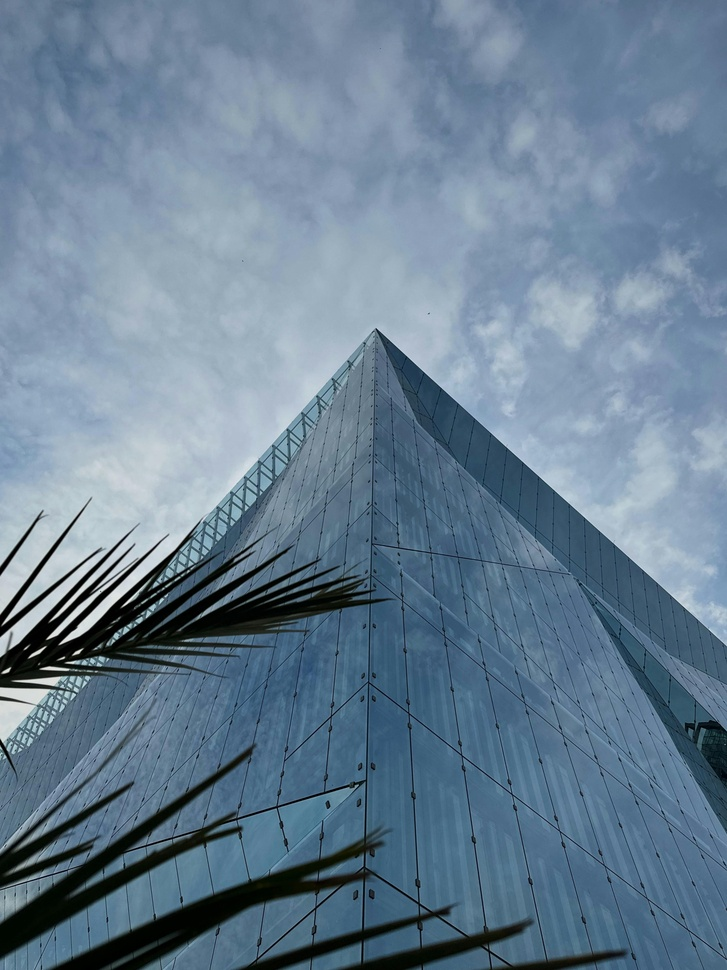
#> input picture images/building1.jpg, 727 x 970 px, shrunk from 3024 x 4032 before the run; its folder holds only this picture in this run
$ jupyter execute corner_detection.ipynb
#> lines starting #> are read from the running program, lines starting #| are printed output that depends on the picture; after the words box and inside, x2 and y2 are one past the last pixel; in counts of white or black regions, pixels touching at a corner belong together
#> in preprocess_image, img is the input picture: shape (970, 727, 3); mean B, G, R 146.5, 126.6, 104
# Corner Detection Module

This notebook focuses on detecting and analyzing **corner features** in images using two classical algorithms:

- **Harris Corner Detection**
- **Shi–Tomasi Corner Detection**

The main objectives are:

1. To detect corner points from **preprocessed images**.
2. To compare the behavior of the two algorithms across different images.
3. To evaluate the effect of **algorithm parameters** on corner detection results.

This module forms a crucial part of the feature extraction pipeline, providing insights into image structure and preparing for subsequent shape analysis tasks.

## Importing Required Libraries

In this cell, we import the essential Python libraries for our corner detection module:

- **`cv2` (OpenCV)**: Provides image processing functions such as reading images, converting color spaces, and performing corner detection.
- **`numpy`**: Supports numerical operations on image arrays, including matrix computations and manipulation of pixel values.
- **`matplotlib.pyplot`**: Used for visualizing images and plotting results.
- **`os`**: Enables interaction with the file system, such as listing image files in a directory.

These libraries form the foundation for loading, processing, and visualizing images in our corner detection pipeline.

[cell 1]
import cv2
import numpy as np
import matplotlib.pyplot as plt
import os

## Setting Up Image Directory

In this step, we define the location of the dataset images and ensure the directory is correctly loaded.

- **`IMAGE_DIR`** is the relative path to the `images/` folder in the project root.
  Since this notebook is located in `individual work/member3/`, we move **two levels up** (`../../`) to reach the root and then access the `images/` folder.

- We verify the directory exists using `os.path.exists()`. If the folder is missing, a `FileNotFoundError` is raised to prevent errors later in the pipeline.

- We create a list of all image files in the folder with extensions `.png`, `.jpg`, or `.jpeg`.

- Finally, we print the **total number of images found** and display a few **sample file names** to confirm that the directory is correctly loaded and accessible.

[cell 2]
IMAGE_DIR = "../../images"

# Verify directory exists
if not os.path.exists(IMAGE_DIR):
    raise FileNotFoundError(f"Directory '{IMAGE_DIR}' not found. Check relative path.")

image_files = [
    f for f in os.listdir(IMAGE_DIR)
    if f.lower().endswith(('.png', '.jpg', '.jpeg'))
]

print(f"Total images found: {len(image_files)}")
print("Sample files:", image_files[:3])

## 1. Preprocessing Integration

Corner detection algorithms are highly sensitive to **noise** and **intensity fluctuations** in images.

To improve robustness and ensure stable corner detection, we apply the following preprocessing steps:

- **Grayscale Conversion**: Converts the image to a single intensity channel, simplifying computation and reducing unnecessary color information.
- **Gaussian Smoothing**: Applies a Gaussian blur to reduce high-frequency noise while preserving important structural features.

The resulting **blurred grayscale image** is then used as input for both Harris and Shi–Tomasi corner detection methods, ensuring consistent and reliable results across all images.

[cell 3]
def preprocess_image(img_path):
    img = cv2.imread(img_path)

    if img is None:
        print(f"Warning: Could not read image {img_path}")
        return None, None

    gray = cv2.cvtColor(img, cv2.COLOR_BGR2GRAY)
    blur = cv2.GaussianBlur(gray, (5, 5), 0)

    return img, blur

## 2. Harris Corner Detection

Harris corner detection is based on the **structure tensor matrix**, which captures local gradients in an image.

The **corner response function** is defined as:

$$
R = \det(M) - k \, (\mathrm{trace}(M))^2
$$

Where:

- $\det(M) = \lambda_1 \lambda_2$
- $\mathrm{trace}(M) = \lambda_1 + \lambda_2$
- $k \in [0.04, 0.06]$

Here, $\lambda_1$ and $\lambda_2$ are the eigenvalues of the structure tensor at each pixel.

A **large positive value of $R$** indicates a corner. This allows the algorithm to distinguish corners from edges and flat regions.

[cell 4]
def harris_corner_detection(image, gray, k=0.04, threshold_ratio=0.01):
#> called with k = 0.04, threshold_ratio = 0.01
    gray = np.float32(gray)

    dst = cv2.cornerHarris(gray, 2, 3, k)
    dst = cv2.dilate(dst, None)
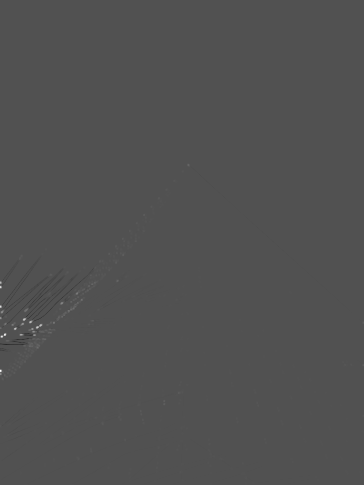
#> dst: shape (970, 727) float32 (shown at 1/2 size); min -2907970.2, max 6221263, mean 1377.6; drawn with min black and max white

    threshold = threshold_ratio * dst.max()
#> threshold = 62212.6
    corner_mask = dst > threshold
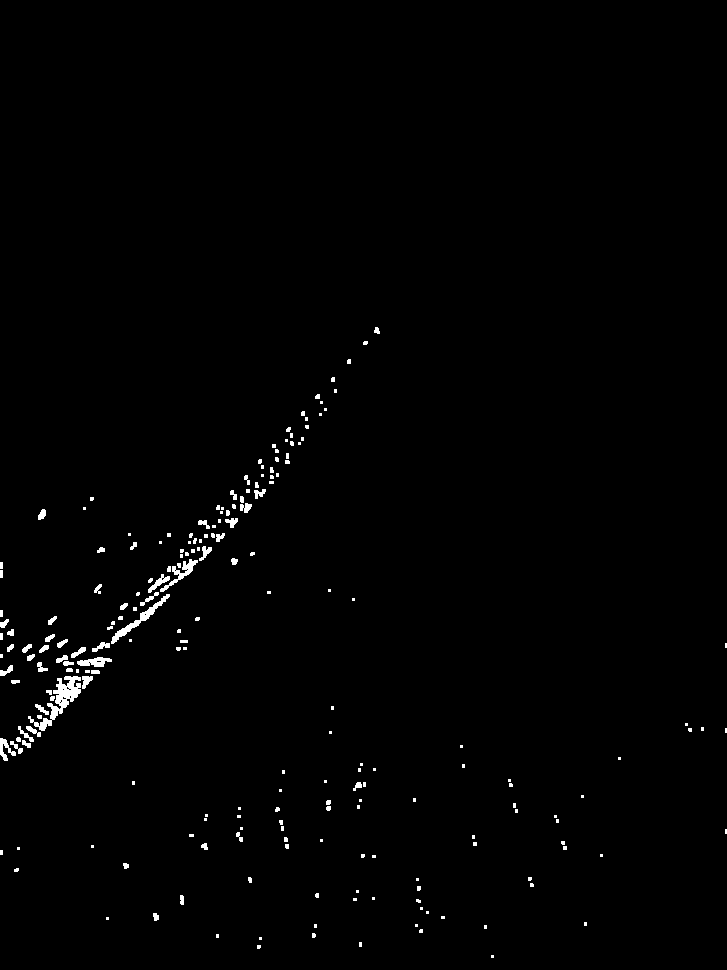
#> corner_mask: shape (970, 727) bool; 0.95% white; 215 white regions (144 under 20 px), largest, box (x1, y1, x2, y2) and area: (28, 676, 81, 731) 836, (111, 594, 170, 644) 420, (160, 559, 198, 592) 297

    corner_count = np.sum(corner_mask)
#> corner_count = 6717

    image_harris = image.copy()
    image_harris[corner_mask] = [255, 0, 0]
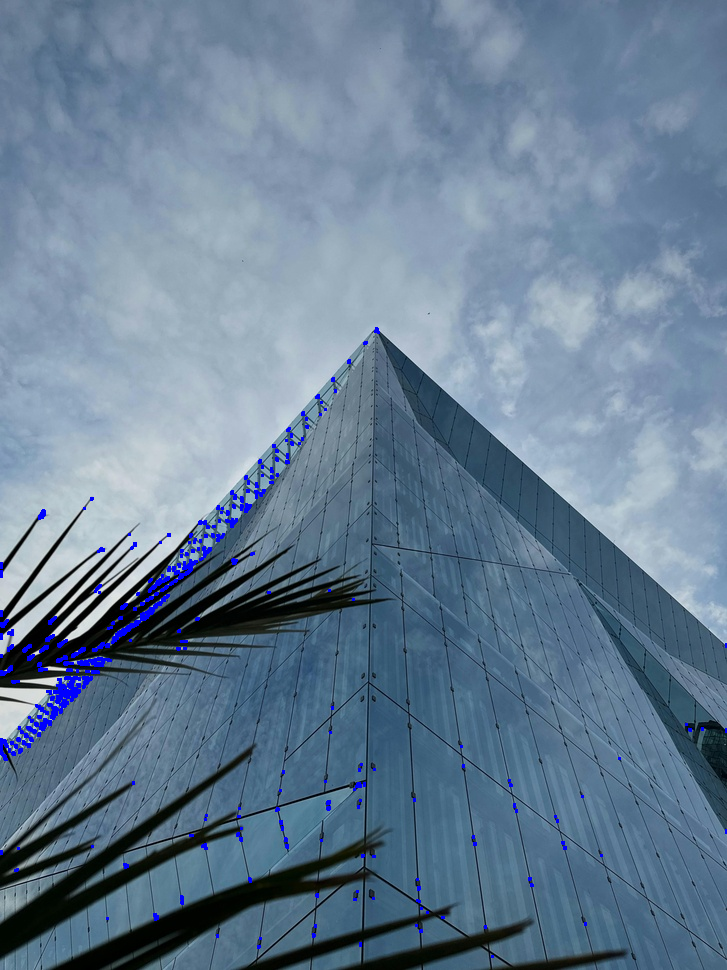
#> image_harris: shape (970, 727, 3); 0.95% of pixels changed, all inside (x1, y1, x2, y2) = (0, 327, 727, 958)

    return image_harris, corner_count

## 3. Shi–Tomasi Corner Detection

The **Shi–Tomasi Corner Detection** algorithm improves upon Harris by selecting only the strongest corners.

- For each pixel, compute the eigenvalues $\lambda_1$ and $\lambda_2$ of the structure tensor matrix.
- The corner response is defined as:

$$
R = \min(\lambda_1, \lambda_2)
$$

- A pixel is considered a **corner** if $R$ exceeds a specified threshold.

Shi–Tomasi tends to produce **fewer, more stable corners** compared to Harris, making it particularly effective for applications such as feature tracking and shape analysis.

In this notebook, we use OpenCV’s `goodFeaturesToTrack()` function to implement Shi–Tomasi corner detection efficiently.

[cell 5]
def shi_tomasi_detection(image, gray, max_corners=100, quality=0.01, min_dist=10):
    image_copy = image.copy()

    corners = cv2.goodFeaturesToTrack(
        gray,
        maxCorners=max_corners,
        qualityLevel=quality,
        minDistance=min_dist
    )

    corner_count = 0

    if corners is not None:
        corner_count = len(corners)
        for corner in corners:
            x, y = corner.ravel()
            cv2.circle(image_copy, (int(x), int(y)), 4, (0, 255, 0), -1)

    return image_copy, corner_count

## 4. Applying Both Methods

In this step, we process all images stored in the `images/` folder located in the project root.

For each image, we compute:

- **Harris corner count** – the number of corners detected by the Harris algorithm.
- **Shi–Tomasi corner count** – the number of corners detected by the Shi–Tomasi algorithm.
- **Difference (Harris - Shi–Tomasi)** – a simple quantitative comparison between the two methods.

This analysis allows us to objectively compare both algorithms across different images, evaluate their behavior, and understand how each method responds to image complexity and features.

[cell 6]
for file in image_files:
    path = os.path.join(IMAGE_DIR, file)

    image, blur = preprocess_image(path)

    if image is None:
        continue

    harris_img, harris_count = harris_corner_detection(image.copy(), blur)
#> harris_count = 6717
    shi_img, shi_count = shi_tomasi_detection(image.copy(), blur)
#> in shi_tomasi_detection, `corners = cv2.goodFeaturesToTrack( gray, maxCorners=max_corners, quali..`: corners = 100 rows, first 8: [9, 668], [29, 657], [73, 654], [47, 638], [60, 643], [40, 669], [2, 624], [107, 644]
#> in shi_tomasi_detection, `corner_count = len(corners)`: corner_count = 100
#> the loop in shi_tomasi_detection, `for corner in corners:` made 100 passes
#> after the loop in shi_tomasi_detection, `for corner in corners:`:
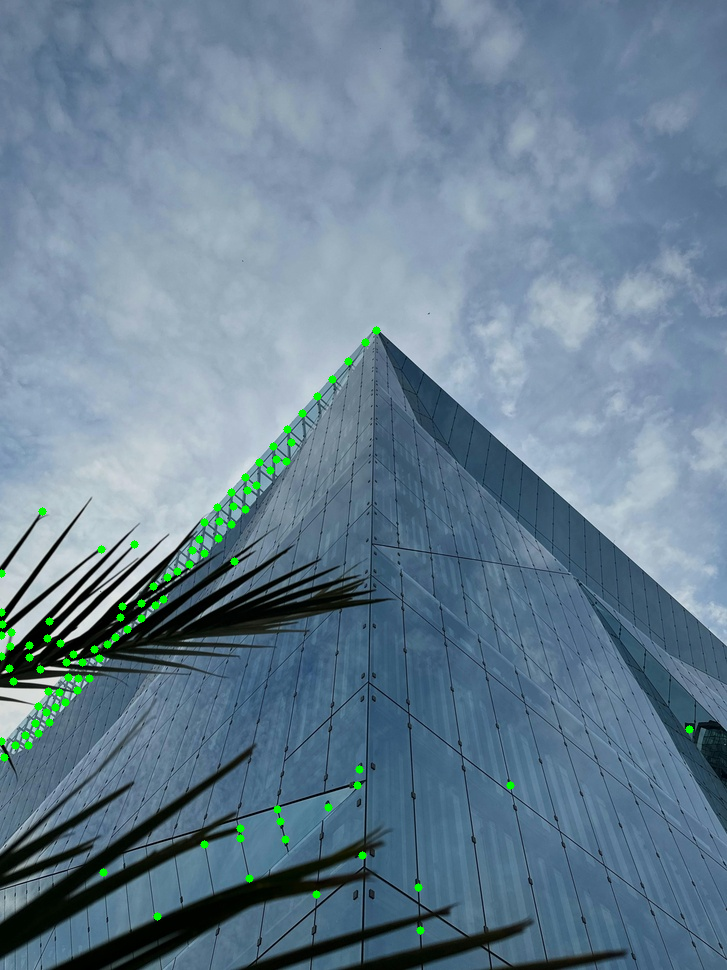
#> image_copy: shape (970, 727, 3); 0.68% of pixels changed, all inside (x1, y1, x2, y2) = (0, 326, 694, 935)
#> shi_count = 100

    print(f"\nImage: {file}")
    print(f"Harris Corners Detected: {harris_count}")
#| Harris Corners Detected: 6717
    print(f"Shi-Tomasi Corners Detected: {shi_count}")
#| Shi-Tomasi Corners Detected: 100
    print(f"Difference (Harris - Shi): {harris_count - shi_count}")
#| Difference (Harris - Shi): 6617

## 5. Parameter Sensitivity Analysis

Corner detection performance depends on algorithm parameters.

- **Harris (`k`)**: Increasing `k` reduces the number of detected corners by filtering weaker responses, keeping only the strongest.
- **Shi–Tomasi (`qualityLevel`)**: Increasing `qualityLevel` raises the minimum quality for corners, reducing the number of detected points.
- `max_corners` sets an upper limit on Shi–Tomasi detections to ensure fair comparison with Harris.

This analysis helps us choose **optimal parameters** for stable and meaningful corner detection.

[cell 7]
# Use first image for parameter testing
sample_path = os.path.join(IMAGE_DIR, image_files[0])
image, blur = preprocess_image(sample_path)

print("\nHarris Parameter Sensitivity:")
for k in [0.04, 0.05, 0.06]:
    _, count = harris_corner_detection(image.copy(), blur, k=k)
    print(f"k = {k} → corners = {count}")
#> this loop made 3 passes
#> (threshold in harris_corner_detection, corner_count in harris_corner_detection, count) on passes 1 to 3: (62212.6, 6717, 6717), (53835.5, 6665, 6665), (49039.1, 6320, 6320)
#> (printed output is left out)
#> pass 2, in harris_corner_detection (call 3), `corner_mask = dst > threshold`:
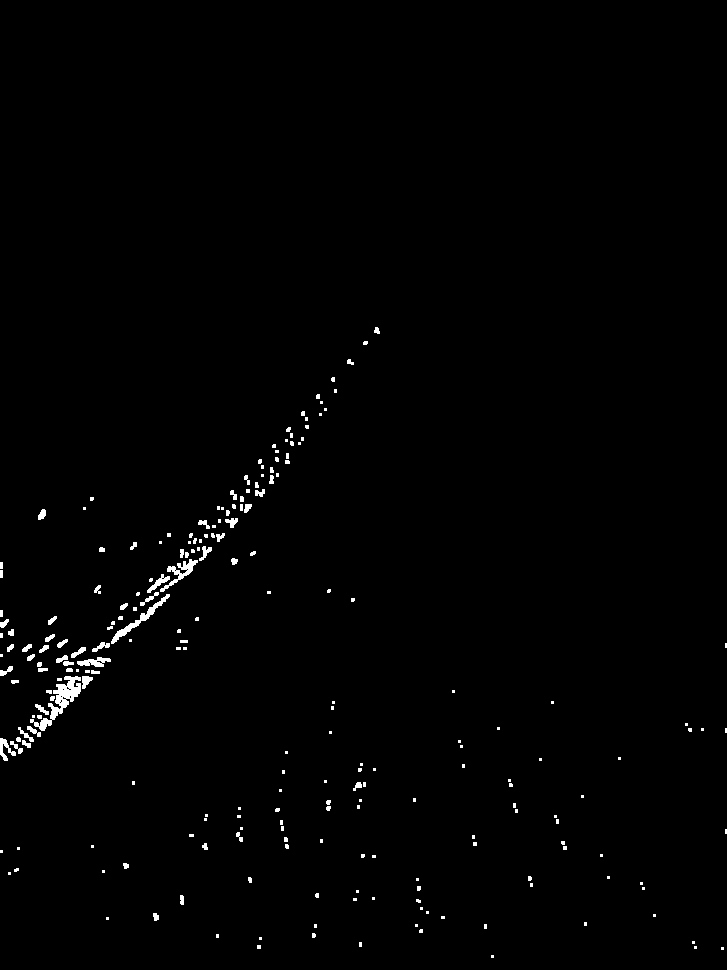
#> corner_mask: shape (970, 727) bool; 0.95% white; 229 white regions (155 under 20 px), largest, box (x1, y1, x2, y2) and area: (30, 676, 81, 731) 796, (111, 594, 170, 644) 396, (160, 559, 198, 592) 338

[cell 8]
print("\nShi-Tomasi Parameter Sensitivity:")
for q in [0.01, 0.03, 0.05]:
    _, count = shi_tomasi_detection(image.copy(),blur,max_corners=1000, quality=q)
    print(f"qualityLevel = {q} → corners = {count}")
#> this loop made 3 passes
#> (corner_count in shi_tomasi_detection, count) on passes 1 to 3: (693, 693), (387, 387), (266, 266)
#> (printed output is left out)

$ run again, on images/checker2.jpg
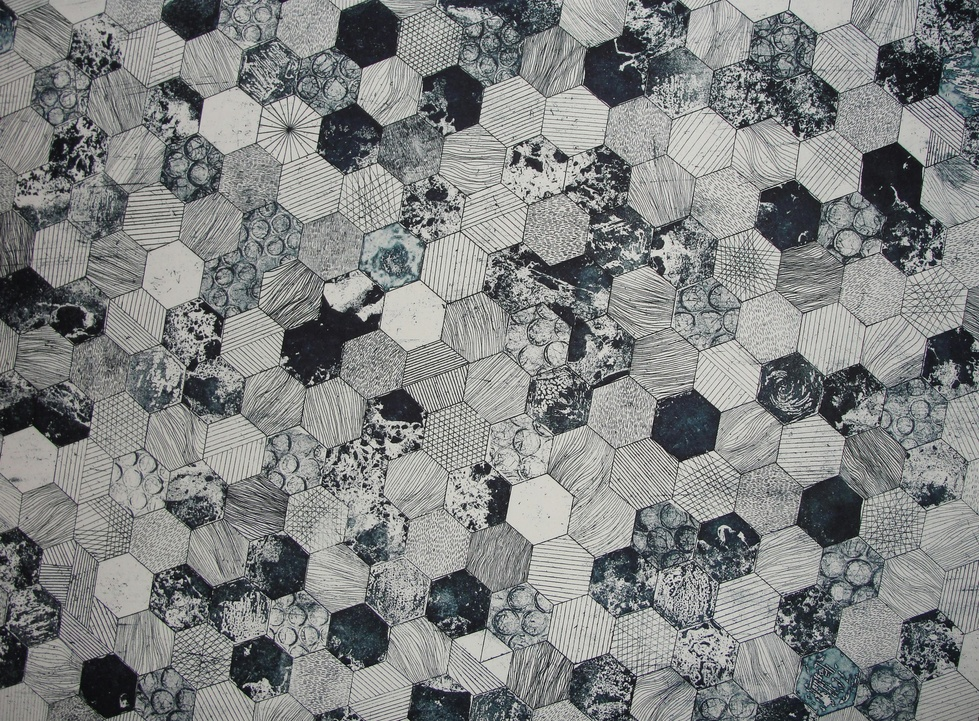
#> input picture images/checker2.jpg, 979 x 721 px, shrunk from 3648 x 2687 before the run
#> in preprocess_image, img is the input picture: shape (721, 979, 3); mean B, G, R 130.7, 131.3, 128.9
#> threshold = 26060.5
#> in harris_corner_detection, `corner_mask = dst > threshold`:
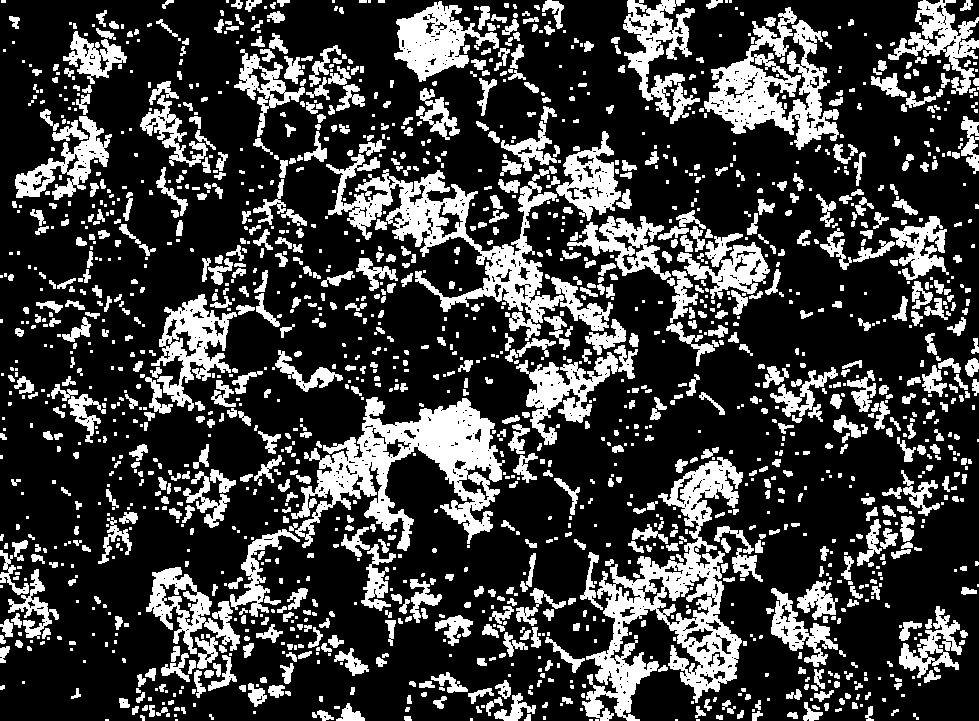
#> corner_mask: shape (721, 979) bool; 24.8% white; 1733 white regions (815 under 20 px), largest, box (x1, y1, x2, y2) and area: (582, 457, 743, 721) 13813, (291, 397, 505, 551) 12730, (326, 154, 564, 341) 10611
#> in harris_corner_detection, `corner_count = np.sum(corner_mask)`: corner_count = 174729
#> corners = 100 rows, first 8: [402, 427], [576, 163], [905, 164], [661, 236], [471, 521], [908, 244], [381, 406], [739, 75]
#> in shi_tomasi_detection, `corner_count = len(corners)`: corner_count = 100
#> the loop in shi_tomasi_detection, `for corner in corners:` made 100 passes
#| Harris Corners Detected: 174729
#| Shi-Tomasi Corners Detected: 100
#| Difference (Harris - Shi): 174629
#> the loop `for k in [0.04, 0.05, 0.06]:` made 3 passes
#> (threshold in harris_corner_detection, corner_count in harris_corner_detection, count) on passes 1 to 3: (26060.5, 174729, 174729), (23738.8, 166946, 166946), (21417.1, 160020, 160020)
#> (printed output is left out)
#> pass 3, in harris_corner_detection (call 4), `dst = cv2.cornerHarris(gray, 2, 3, k)`:
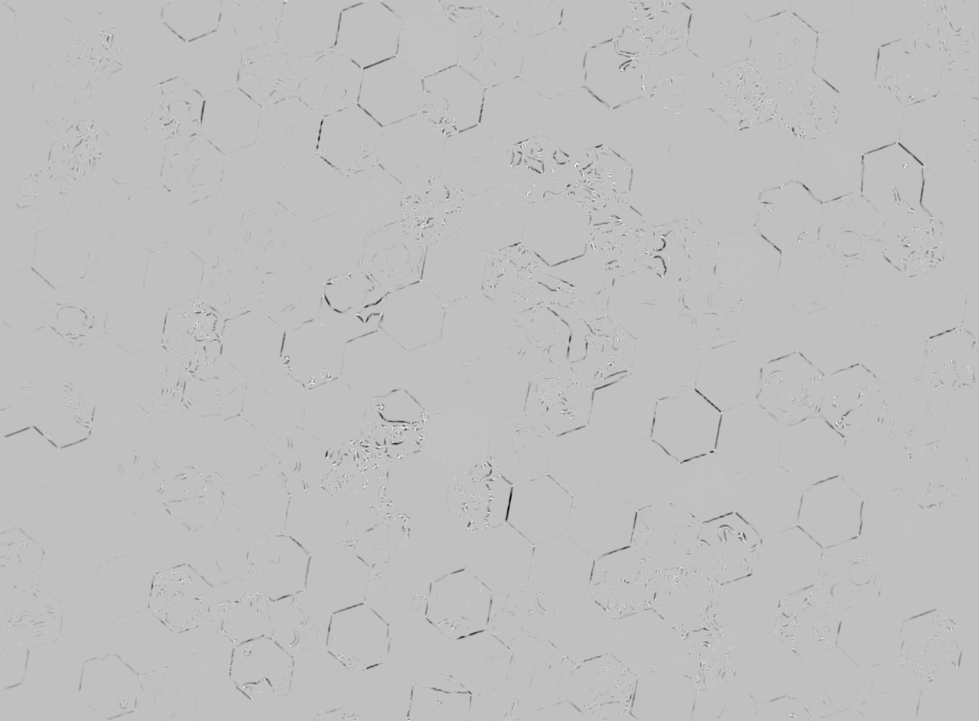
#> dst: shape (721, 979) float32; min -6647340, max 2141711.5, mean -37910.4; drawn with min black and max white
#> the loop `for q in [0.01, 0.03, 0.05]:` made 3 passes
#| qualityLevel = 0.01 → corners = 1000
#| qualityLevel = 0.03 → corners = 1000
#| qualityLevel = 0.05 → corners = 1000
